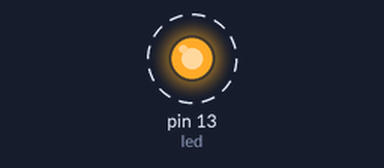
Simulated run of this sketch. Board: Arduino Uno, built with avr-gcc and run on an emulated ATmega328P. Shown: output pins drawn as LEDs (lit = HIGH). Dashed ring = blinking. What the sketch prints to the serial monitor is not drawn.

Above: at 0.5 s.
Timing chart, 0 to 4.6 s (numbered marks = the images above):
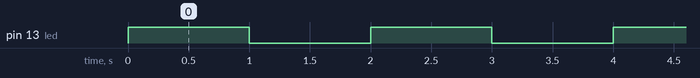

Measured:
- by itself, pin 13 (led): alternates HIGH for 1.0 s and LOW for 1.0 s

The sketch:

blink_with_serial.ino
```cpp
int led = 13;

void setup() {

  Serial.begin(9600); // initalize Serial Communication

  pinMode(led, OUTPUT);
}

void loop() {


  digitalWrite(led, HIGH);   // turn the LED on (HIGH is the voltage level)
  Serial.println("I'm on");  // write to the serial Monitor
  delay(1000);

  digitalWrite(led, LOW);    // turn the LED off by making the voltage LOW
  Serial.println("I'm off"); // write to the Serial Monitor
  delay(1000);               // wait for a second
}
```
